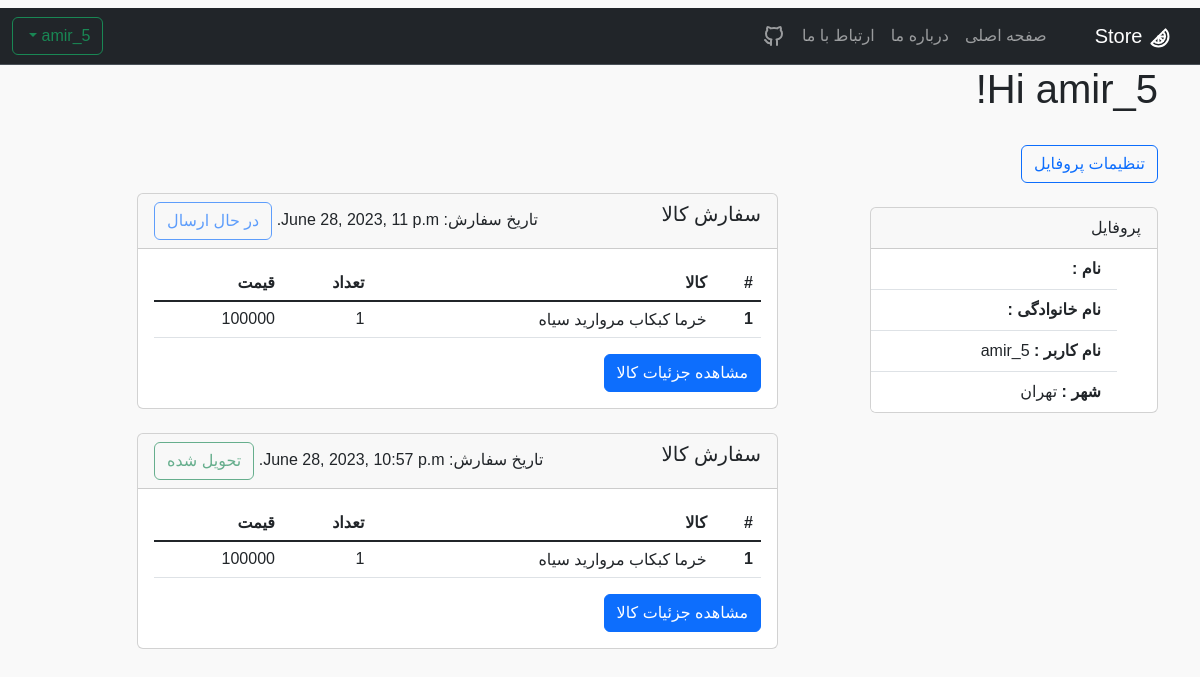
The page /accounts/my_profile/amir_5/ (signed in) on the database its author committed.
### accounts/models.py (models this page shows, shortened)
class User(AbstractUser):
    email = models.EmailField(unique=True)
    city = models.ForeignKey(City, on_delete=models.CASCADE, null=True)

### products/models.py (models this page shows, shortened)
class City(models.Model):
    TYPE_CHOICES = (
        ("آبادان", "آبادان"),
        ("بوشهر", "بوشهر"),
        ("تهران", "تهران"),
        ("کرج", "کرج"),
        ("تبریز", "تبریز"),
        ("مشهد", "مشهد"),
        ("اصفهان", "اصفهان"),
        ("شیراز", "شیراز"),
        ("قم", "قم"),
        ("قشم", "قشم"),
        ("کرمان", "کرمان"),
        ("کردستان", "کردستان"),
    )
    name = models.CharField(max_length=50, choices=TYPE_CHOICES)
    def __str__(self):
        return f"{self.name}"

class ProductVariation(models.Model):
    variationId = models.AutoField(primary_key=True)
    productId = models.ForeignKey(ProductCategory, on_delete=models.CASCADE, verbose_name='دسته محصول')
    name = models.CharField(max_length=30,verbose_name='نام محصول')
    Supplier = models.ManyToManyField('Supplier')
    price = models.IntegerField(verbose_name='قیمت (تومان)',help_text='یک بسته 500 گرمی')
    quantity = models.IntegerField(verbose_name='تعداد کالا')
    cityId = models.ForeignKey(City, on_delete=models.CASCADE,verbose_name='انبار')
    text = models.TextField(max_length=1000, null=True, blank=True,help_text='اجبار پر کردن توضیحات نیست',verbose_name='توضیح محصول')
    def __str__(self):
        return f"{self.name} {self.Supplier.first()}"

class Supplier(models.Model):
    SupplierId = models.AutoField(primary_key=True)
    name = models.CharField(max_length=50, help_text='نام برند یا تامین کنندگان', verbose_name='نام تامین کنندگان')
    contactInfo = models.IntegerField(verbose_name='شماره تلفن')
    def __str__(self):
        return f"{self.name}"

### carts/models.py (models this page shows, shortened)
class Order(models.Model):
    STATUS_CHOICES = (
        ('در حال بررسی سفارش', 'در حال بررسی سفارش'),
        ('در حال ارسال', 'در حال ارسال'),
        ('تحویل شده', 'تحویل شده'),
    )
    customer = models.ForeignKey(User, on_delete=models.CASCADE, verbose_name='نام کاربر')
    date_order = models.DateTimeField(auto_now_add=True, verbose_name='تاریخ خرید')
    total_price = models.FloatField(blank=True, null=True, verbose_name='قیمت کل')
    status = models.CharField(
        max_length=50,
        choices=STATUS_CHOICES,default='در حال بررسی سفارش')

class OrderItem(models.Model):
    order = models.ForeignKey(Order, related_name='order_items', on_delete=models.CASCADE)
    product_variation = models.ForeignKey(ProductVariation, on_delete=models.SET_NULL, blank=True, null=True,
                                          verbose_name='نام محصول')
    city = models.CharField(max_length=50, blank=True, null=True, verbose_name='انبار محصول')
    quantity = models.IntegerField()
    unit_price = models.IntegerField()

### accounts/views.py (the view)
# urls.py: path('my_profile/<str:username>/', ProfileView.as_view(), name='my_profile'),
class ProfileView(ListView):  # see orderItem in profile
    model = OrderItem
    template_name = 'profile/profile.html'
    context_object_name = 'orders'
    def get_queryset(self):
        return Order.objects.filter(customer=self.request.user).order_by('-date_order')

### templates/profile/profile.html (shortened to what this page needs)
{% extends 'base.html' %}
{% block content %}
<h1 class="r-text"> Hi {{ user.username }}!
</h1>
<br>
<div class="row r-text">
    <div class="col-md-4">
        <button type="button" class="btn btn-outline-primary">
            <a class="dropdown-item" href="{% url 'edit_profile' username=user.username %}">تنظیمات پروفایل</a>
        </button>
        <br>
        <br>
        <div class="card r-text" style="width: 18rem;">
            <div class="card-header ">
                پروفایل
            </div>
            <ul class="list-group list-group-flush ">
                <li class="list-group-item"><b>نام : </b>{{ user.first_name }}</li>
                <li class="list-group-item"><b>نام خانوادگی : </b>{{ user.last_name }}</li>
                <li class="list-group-item"><b>نام کاربر : </b>{{ user.username }}</li>
                <li class="list-group-item"><b>شهر : </b>{{ user.city }}</li>
            </ul>
        </div>
    </div>
    <br>
    <div class="col-md-7">
        <br>
        <br>
        {% for order in orders %}
        <div class="card">
            <div class="card-header d-flex justify-content-between">
                <h5 class="order-name" style="text-align: left;">سفارش کالا</h5>
                <div class="order-date" style="text-align: right;">
                    تاریخ سفارش: {{ order.date_order }}
                    {% if order.status == 'در حال ارسال' %}
                    <button type="button" class="btn btn-outline-primary" disabled>در حال ارسال</button>
                    {% elif order.status == 'در حال بررسی سفارش' %}
                    <button type="button" class="btn btn-outline-warning" disabled>در حال بررسی سفارش</button>
                    {% else %}
                    <button type="button" class="btn btn-outline-success" disabled>تحویل شده</button>
                    {% endif %}
                </div>
            </div>
            <div class="card-body">
                <table class="table">
                    <thead>
                    <tr>
                        <th scope="col">#</th>
                        <th scope="col">کالا</th>
                        <th scope="col">تعداد</th>
                        <th scope="col">قیمت</th>
                    </tr>
                    </thead>
                    <tbody class="table-group-divider">
                    {% for item in order.order_items.all %}
                    <tr>
                        <th scope="row">{{ forloop.counter }}</th>
                        <td>{{ item.product_variation }}</td>
                        <td>{{ item.quantity }}</td>
                        <td>{{ item.unit_price }}</td>
                    </tr>
                    {% endfor %}
                    </tbody>
                </table>
                <a href="{% url 'order-detail' order.pk %}" class="btn btn-primary">مشاهده جزئیات کالا</a>
            </div>
        </div>
        <br>
        {% endfor %}
    </div>
</div>
{% endblock %}

### static/css/web_css.css (style rules this page uses)
.r-text { direction: rtl; }
.body { font-family: Vazirmatn, sans-serif; background-color: #f9f9f9; }

### rows shown on the page
User: username "amir_5", city "تهران"
Order: date_order "June 28, 2023, 11 p.m.", status "در حال ارسال"
OrderItem: product_variation "خرما کبکاب مروارید سیاه", quantity "1", unit_price "100000"
Order: date_order "June 28, 2023, 10:57 p.m.", status "تحویل شده"
OrderItem: product_variation "خرما کبکاب مروارید سیاه", quantity "1", unit_price "100000"
